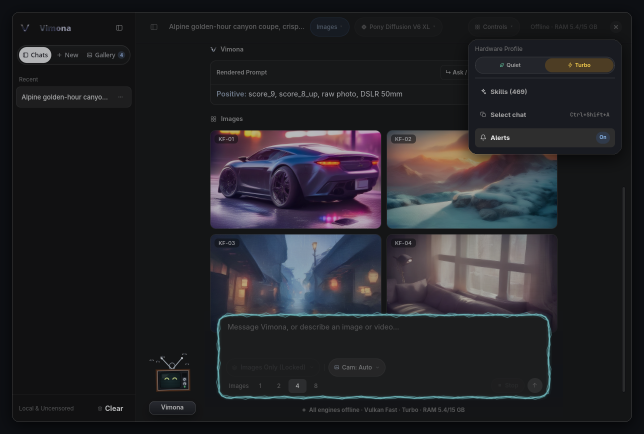
#> input picture assets/controls-dropdown.png, 1288 x 868 px (shown at 1/2 size)
$ python -i safety_ml.py   (imports and definitions only)   (older library calls are emulated)
#> lines starting #> are read from the running program, lines starting #| are printed output that depends on the picture; after the words box and inside, x2 and y2 are one past the last pixel; in counts of white or black regions, pixels touching at a corner belong together
#> (reads vimona/safety_ml_weights.npz from the repository)
#> in assess_file, bgr is the input picture: shape (868, 1288, 3); mean B, G, R 39.5, 35.5, 35.9
"""Lightweight Safe-Blur Micro-ML Engine (zero LLM overhead, explicit availability state).

IMPORTANT LIMITATIONS (`G13`):
This module uses a compact 2-layer n-gram text MLP (`1024`-D) plus a 28-feature
perceptual YCbCr/HSV skin + spatial + arterial chroma vision MLP (`128x128` input).
It is a lightweight local visual caution filter and is NOT an exhaustive content
moderation model — accuracy can vary under extreme colored stage lighting, unusual
camera angles, illustrated styles, or borderline compositions. When vision weights are
missing or invalid, image classification reports `status="unavailable"` and fails closed
by default (`fail_closed_unavailable=True`) rather than silently treating media as safe.
"""

from __future__ import annotations

from dataclasses import dataclass
from functools import lru_cache
import hashlib
import json
import os
from pathlib import Path
import re
from typing import Any

import cv2
import numpy as np

WEIGHTS_PATH = Path(__file__).resolve().with_name("safety_ml_weights.npz")
SAFETY_SETTINGS_FILE = Path("~/.local/share/vimona/safety_settings.json").expanduser()

SCHEMA_VERSION = "2.0"
TEXT_DIM = 1024
VISION_DIM = 28
TEXT_THRESHOLD = 0.88
VISION_THRESHOLD = 0.92
BORDERLINE_MARGIN = 0.08
VIDEO_SAMPLE_FRAMES = 10

_WORD_RE = re.compile(r"[a-z0-9]+")

# Minimal unambiguous hard-NSFW/gore boost terms (only unambiguous terms; never
# triggers on everyday words like battle, sunset, execute, explicit, red, skin).
_UNAMBIGUOUS_NSFW_RE = re.compile(
    r"\b("
    r"nsfw|nsfl|porn|pornography|pornographic|hentai|erotica|"
    r"xxx|nude|nudes|nudity|topless|bottomless|"
    r"blowjob|handjob|footjob|rimjob|cunnilingus|fellatio|deepthroat|"
    r"cumshot|ejaculat\w*|creampie|bukkake|gangbang|masturbat\w*|"
    r"vagina|pussy|clitoris|penis|phallus|nipples?|areola|"
    r"dildo|vibrator|buttplug|bdsm|striptease|prostitut\w*|gorefest|dismember\w*|decapitat\w*|eviscerat\w*"
    r")\b",
    re.IGNORECASE,
)


@dataclass(frozen=True)
class SafeBlurSettings:
    """Controlled threshold & fail-closed configuration (`G1`, `G2`, `G11`, `G12`)."""

    text_threshold: float = TEXT_THRESHOLD
    vision_threshold: float = VISION_THRESHOLD
    borderline_margin: float = BORDERLINE_MARGIN
    video_sample_frames: int = VIDEO_SAMPLE_FRAMES
    fail_closed_unavailable: bool = True
    fail_closed_on_error: bool = True
    blur_on_borderline: bool = False


@dataclass(frozen=True)
class ClassificationResult:
    """Rich classification output exposing status (`safe`|`flagged`|`borderline`|`unavailable`|`error`)."""

    flagged: bool
    score: float
    status: str  # "safe" | "flagged" | "borderline" | "unavailable" | "error"
    confidence: float
    text_status: str
    vision_status: str
    reason: str = ""
    fail_closed: bool = False


def get_safety_settings() -> SafeBlurSettings:
    try:
        if SAFETY_SETTINGS_FILE.is_file():
            raw = json.loads(SAFETY_SETTINGS_FILE.read_text(encoding="utf-8"))
            if isinstance(raw, dict):
                return SafeBlurSettings(
                    text_threshold=max(0.50, min(0.99, float(raw.get("text_threshold", TEXT_THRESHOLD)))),
                    vision_threshold=max(0.50, min(0.99, float(raw.get("vision_threshold", VISION_THRESHOLD)))),
                    borderline_margin=max(0.01, min(0.25, float(raw.get("borderline_margin", BORDERLINE_MARGIN)))),
                    video_sample_frames=max(5, min(24, int(raw.get("video_sample_frames", VIDEO_SAMPLE_FRAMES)))),
                    fail_closed_unavailable=bool(raw.get("fail_closed_unavailable", True)),
                    fail_closed_on_error=bool(raw.get("fail_closed_on_error", True)),
                    blur_on_borderline=bool(raw.get("blur_on_borderline", False)),
                )
    except Exception:
        pass
    return SafeBlurSettings()


# [43 lines left out: function configure_safety_settings, not called in this run]


def _load_haar_face() -> cv2.CascadeClassifier | None:
    try:
        haar_dir = getattr(getattr(cv2, "data", None), "haarcascades", "")
        if not haar_dir:
            return None
        xml = os.path.join(haar_dir, "haarcascade_frontalface_default.xml")
        if not os.path.isfile(xml):
            return None
        clf = cv2.CascadeClassifier(xml)
        return None if clf.empty() else clf
    except Exception:
        return None


_FACE_CASCADE = _load_haar_face()


# [33 lines left out: functions _hash_idx_sign, featurize_text, not called in this run]


def featurize_image_rgb(rgb: np.ndarray) -> np.ndarray:
    """Compute a compact 28-D computer vision sensitivity descriptor vector from RGB uint8/float image."""
    feats = np.zeros((VISION_DIM,), dtype=np.float32)
    if rgb is None or rgb.size == 0:
        return feats

    if rgb.dtype != np.uint8:
        img_u8 = np.clip(rgb, 0, 255).astype(np.uint8)
    else:
        img_u8 = rgb

    if img_u8.ndim == 2:
        img_u8 = cv2.cvtColor(img_u8, cv2.COLOR_GRAY2RGB)
    elif img_u8.shape[2] > 3:
        img_u8 = img_u8[:, :, :3]

    small = cv2.resize(img_u8, (128, 128), interpolation=cv2.INTER_AREA)
    rf = small[:, :, 0].astype(np.float32)
    gf = small[:, :, 1].astype(np.float32)
    bf = small[:, :, 2].astype(np.float32)

    # Dual YCbCr + HSV human flesh mask (rejects wood grain, sunset sky, warm lamps)
    y = 0.299 * rf + 0.587 * gf + 0.114 * bf
    cb = 128.0 - 0.168736 * rf - 0.331264 * gf + 0.5 * bf
    cr = 128.0 + 0.5 * rf - 0.418688 * gf - 0.081312 * bf
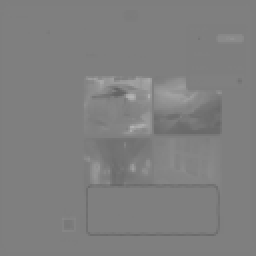
#> cr: shape (128, 128) float32 (shown 2 times larger); min 99.19, max 180.2, mean 127.9

    hsv = cv2.cvtColor(small, cv2.COLOR_RGB2HSV)
#> hsv: shape (128, 128, 3); mean H, S, V 108.5, 41.5, 41.6
    hue = hsv[:, :, 0].astype(np.float32)  # 0..179
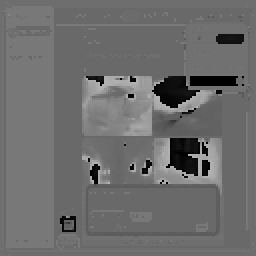
#> hue: shape (128, 128) float32 (shown 2 times larger); min 0, max 179, mean 108.5
    sat = hsv[:, :, 1].astype(np.float32) / 255.0
    val = hsv[:, :, 2].astype(np.float32) / 255.0
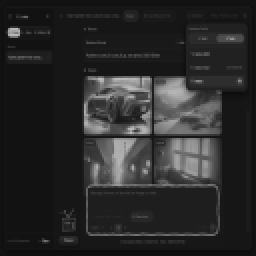
#> val: shape (128, 128) float32 (shown 2 times larger); min 0.051, max 0.733, mean 0.163

    ycbcr_skin = (
        (y > 62.0)
        & (y < 238.0)
        & (rf > gf)
        & ((rf - bf) > 16.0)
        & (cb >= 95.0)
        & (cb <= 125.0)
        & (cr >= 136.0)
        & (cr <= 168.0)
    )
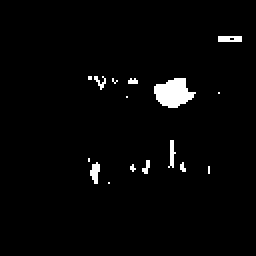
#> ycbcr_skin: shape (128, 128) bool (shown 2 times larger); 2.4% white; 16 white regions (12 under 20 px), largest, box (x1, y1, x2, y2) and area: (77, 39, 98, 54) 209, (45, 81, 50, 92) 36, (109, 18, 121, 21) 34, (84, 70, 88, 84) 29
    hsv_skin = ((hue <= 22.0) | (hue >= 168.0)) & (sat >= 0.14) & (sat <= 0.68) & (val >= 0.22)
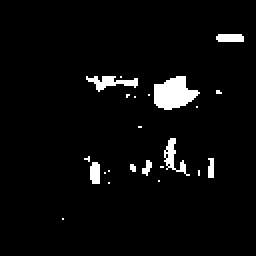
#> hsv_skin: shape (128, 128) bool (shown 2 times larger); 3.8% white; 23 white regions (16 under 20 px), largest, box (x1, y1, x2, y2) and area: (77, 38, 100, 55) 257, (43, 38, 69, 46) 97, (82, 69, 95, 88) 83
    skin_mask = ycbcr_skin & hsv_skin

    face_mask = np.zeros((128, 128), dtype=bool)
    face_count = 0
    if _FACE_CASCADE is not None:
        gray = cv2.cvtColor(small, cv2.COLOR_RGB2GRAY)
        faces = _FACE_CASCADE.detectMultiScale(gray, scaleFactor=1.12, minNeighbors=3, minSize=(14, 14))
#> faces = ()
        face_count = len(faces)
#> face_count = 0
        for (fx, fy, fw, fh) in faces:
            x0 = max(0, int(fx - fw * 0.22))
            y0 = max(0, int(fy - fh * 0.25))
            x1 = min(128, int(fx + fw * 1.22))
            y1 = min(128, int(fy + fh * 1.35))
            face_mask[y0:y1, x0:x1] = True
#> this loop made 0 passes
#> face_mask: shape (128, 128) bool; every value is 0

    torso_skin = skin_mask & (~face_mask)
    raw_skin_ratio = float(np.mean(skin_mask))
#> raw_skin_ratio = 0.0235
    face_skin_ratio = float(np.mean(skin_mask & face_mask))
#> face_skin_ratio = 0
    torso_skin_ratio = float(np.mean(torso_skin))
#> torso_skin_ratio = 0.0235

    feats[0] = raw_skin_ratio
    feats[1] = torso_skin_ratio
    feats[2] = face_skin_ratio
    feats[3] = min(1.0, face_count / 3.0)

    for r_i in range(3):
        for c_i in range(3):
            patch = torso_skin[r_i * 42 : (r_i + 1) * 42 + 2, c_i * 42 : (c_i + 1) * 42 + 2]
            feats[4 + r_i * 3 + c_i] = float(np.mean(patch))
#> patch: shape (44, 44) bool; 0.41% white in thin lines or dots, all inside (x1, y1, x2, y2) = (6, 0, 21, 3)
#> after the loop, feats = 28 values, max 0.0842 at index 9, min 0 at index 2, mean 0.0108

    center_patch = torso_skin[24:104, 24:104]
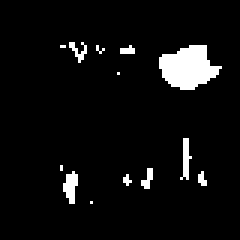
#> center_patch: shape (80, 80) bool (shown 3 times larger); 5.4% white; 13 white regions (10 under 20 px), largest, box (x1, y1, x2, y2) and area: (53, 15, 74, 30) 209, (21, 57, 26, 68) 36, (60, 46, 64, 60) 29
    border_mask = np.ones((128, 128), dtype=bool)
    border_mask[24:104, 24:104] = False
    center_skin = float(np.mean(center_patch))
#> center_skin = 0.0541
    border_skin = float(np.mean(torso_skin[border_mask]))
#> border_skin = 0.00391
    feats[13] = center_skin
    feats[14] = border_skin
    feats[15] = max(-1.0, min(1.0, center_skin - border_skin))

    num_lbl, _lbls, stats, _cent = cv2.connectedComponentsWithStats(torso_skin.astype(np.uint8), connectivity=8)
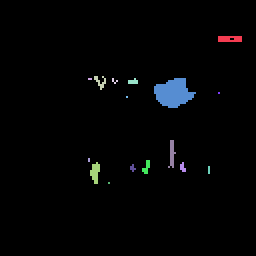
#> _lbls: shape (128, 128) int32 (shown 2 times larger); 17 distinct labels, from 0 to 16; one colour per label, 0 black
#> num_lbl = 17; stats = 17 rows, first 6: [0, 0, 128, 128, 15999], [109, 18, 12, 3, 34], [44, 39, 2, 1, 2], [47, 38, 6, 7, 18], [56, 39, 3, 3, 4], [64, 39, 5, 3, 11]
    largest_frac = 0.0
    if num_lbl > 1:
        areas = stats[1:, cv2.CC_STAT_AREA]
#> areas = [34, 2, 18, 4, 11, 209, 1, 1, 29, 2, 36, 16, 10, 7, 4, 1]
#> (the rest of the program and of its run is left out)
